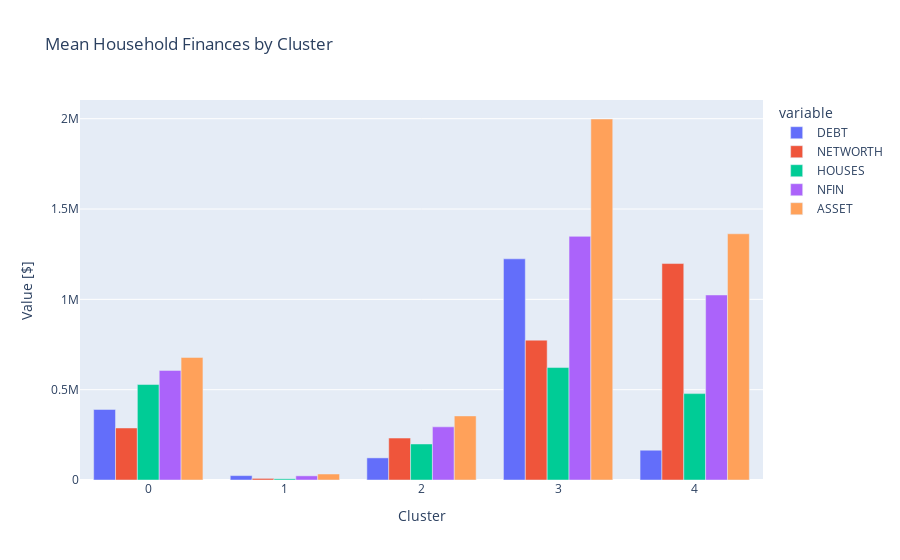

This figure's notebook cell:
### Code cell
# Create side-by-side bar chart of `xgb`
fig = px.bar(
    xgb,
    barmode="group",
    title= "Mean Household Finances by Cluster"
)

fig.update_layout(xaxis_title="Cluster", yaxis_title= "Value [$]")

fig.show()

### Figure 1 — Plotly figure (JSON) as saved in the notebook; plotly's stock layout.template omitted (floating-point values rounded to 4 significant figures)
{"data": [{"alignmentgroup": "True", "hovertemplate": "variable=DEBT<br>index=%{x}<br>value=%{y}<extra></extra>", "legendgroup": "DEBT", "marker": {"color": "#636efa", "pattern": {"shape": ""}}, "name": "DEBT", "offsetgroup": "DEBT", "orientation": "v", "showlegend": true, "textposition": "auto", "type": "bar", "x": [0, 1, 2, 3, 4], "xaxis": "x", "y": [390500.0, 24290.0, 122500.0, 1224280, 164800.0], "yaxis": "y"}, {"alignmentgroup": "True", "hovertemplate": "variable=NETWORTH<br>index=%{x}<br>value=%{y}<extra></extra>", "legendgroup": "NETWORTH", "marker": {"color": "#EF553B", "pattern": {"shape": ""}}, "name": "NETWORTH", "offsetgroup": "NETWORTH", "orientation": "v", "showlegend": true, "textposition": "auto", "type": "bar", "x": [0, 1, 2, 3, 4], "xaxis": "x", "y": [288000.0, 8933.0, 232300.0, 774100.0, 1198000.0], "yaxis": "y"}, {"alignmentgroup": "True", "hovertemplate": "variable=HOUSES<br>index=%{x}<br>value=%{y}<extra></extra>", "legendgroup": "HOUSES", "marker": {"color": "#00cc96", "pattern": {"shape": ""}}, "name": "HOUSES", "offsetgroup": "HOUSES", "orientation": "v", "showlegend": true, "textposition": "auto", "type": "bar", "x": [0, 1, 2, 3, 4], "xaxis": "x", "y": [528500.0, 6511.0, 199400.0, 622500, 478200.0], "yaxis": "y"}, {"alignmentgroup": "True", "hovertemplate": "variable=NFIN<br>index=%{x}<br>value=%{y}<extra></extra>", "legendgroup": "NFIN", "marker": {"color": "#ab63fa", "pattern": {"shape": ""}}, "name": "NFIN", "offsetgroup": "NFIN", "orientation": "v", "showlegend": true, "textposition": "auto", "type": "bar", "x": [0, 1, 2, 3, 4], "xaxis": "x", "y": [606600.0, 23020.0, 294300.0, 1348630, 1024000.0], "yaxis": "y"}, {"alignmentgroup": "True", "hovertemplate": "variable=ASSET<br>index=%{x}<br>value=%{y}<extra></extra>", "legendgroup": "ASSET", "marker": {"color": "#FFA15A", "pattern": {"shape": ""}}, "name": "ASSET", "offsetgroup": "ASSET", "orientation": "v", "showlegend": true, "textposition": "auto", "type": "bar", "x": [0, 1, 2, 3, 4], "xaxis": "x", "y": [678500.0, 33220.0, 354800.0, 1998000.0, 1363000.0], "yaxis": "y"}], "layout": {"barmode": "group", "legend": {"title": {"text": "variable"}, "tracegroupgap": 0}, "title": {"text": "Mean Household Finances by Cluster"}, "xaxis": {"anchor": "y", "domain": [0, 1], "title": {"text": "Cluster"}}, "yaxis": {"anchor": "x", "domain": [0, 1], "title": {"text": "Value [$]"}}}}
